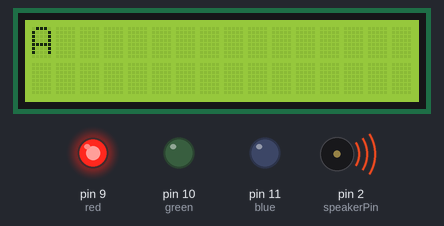
A sketch run on a simulated Arduino Uno, built with avr-gcc and run on an emulated ATmega328P. Shown: 16×2 character LCD, output pins drawn as LEDs (lit = HIGH), buzzer (waves = sounding).

Above: at 0.14 s.
At 1.35 s:
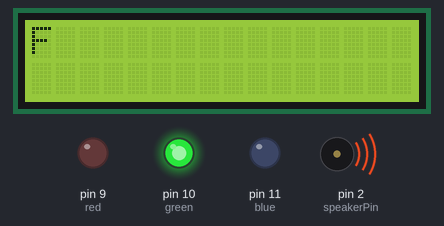
At 2.53 s:
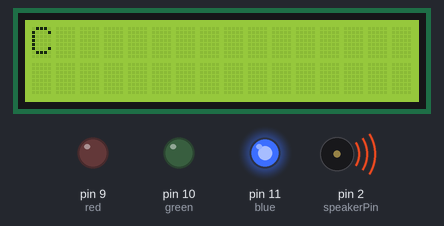
At 5.44 s:
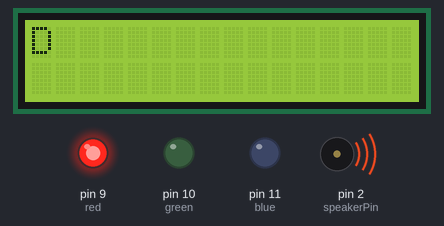
At 7.67 s:
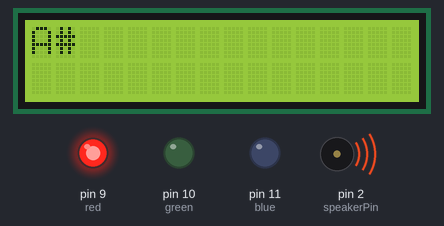
At 11.3 s:
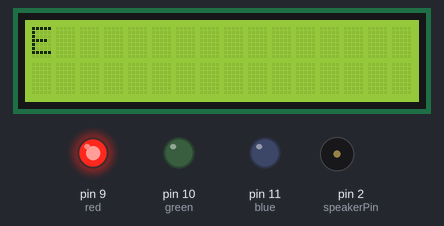
Timing chart, 0 to 40.0 s (numbered marks = the images above):
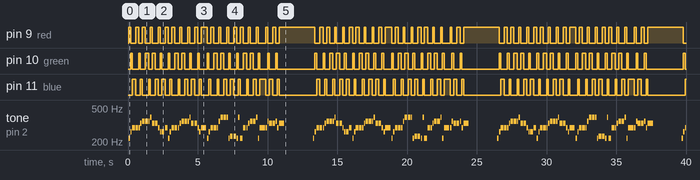

Measured:
- by itself, pin 9 (red), pin 10 (green), pin 11 (blue): moves between LOW and HIGH, repeating every 13.2 s
- by itself, tone on pin 2 (speakerPin): plays 220 Hz for 0.09 s, 262 Hz for 0.09 s, 294 Hz for 0.19 s, 294 Hz for 0.19 s, 294 Hz for 0.09 s, 330 Hz for 0.09 s … (186 notes in this stretch)
- what the display in image 3 shows lasts 0.4 s, from 5.3 s to 5.7 s

The sketch:

Pirates_of_the_Carribean_Song.ino
```cpp
#include <LiquidCrystal.h> //screen setup
LiquidCrystal lcd(8, 7, 6, 5, 4, 3); //screen ports

const int speakerPin = 2;
const int tempo = 240; //bpm, roughly, may change or may have multiple,

const int red = 9; //red port
const int green = 10; //green port
const int blue = 11; //blue port

String stringSongNotes[] = {"A", "C", "D", "D", "D", "E", "F", "F",
                            "F", "G", "E", "E", "D", "C", "C", "D",
                            "A", "C", "D", "D", "D", "E", "F", "F",
                            "F", "G", "E", "E", "D", "C", "D",
                            "A", "C", "D", "D", "D", "F", "G", "G",
                            "G", "A", "A#", "A#", "A", "G", "A", "D",
                            "D", "E", "F", "F", "G", "A", "D",
                            "D", "F", "E", "E", "F", "D", "E"};

int beats[] = {16, 16, 8, 8, 16, 16, 8, 8, //beats and tempo correlate, beats determine length of time a not plays, if you want a decimal it can't be an integer
               16, 16, 8, 8, 16, 16, 8, 8,
               16, 16, 8, 8, 16, 16, 8, 8,
               16, 16, 8, 8, 16, 16, 4,
               16, 16, 8, 8, 16, 16, 8, 8,
               16, 16, 8, 8, 16, 16, 8, 8,
               16, 16, 8, 8, 16, 16, 4,
               16, 16, 8, 8, 16, 16, 4,};

String lyrics[] = {"A", "C", "D", "D", "D", "E", "F", "F",
                            "F", "G", "E", "E", "D", "C", "C", "D",
                            "A", "C", "D", "D", "D", "E", "F", "F",
                            "F", "G", "E", "E", "D", "C", "D",
                            "A", "C", "D", "D", "D", "F", "G", "G",
                            "G", "A", "A#", "A#", "A", "G", "A", "D",
                            "D", "E", "F", "F", "G", "A", "D",
                            "D", "F", "E", "E", "F", "D", "E"};


int colors [] = {9, 10, 11, 9, 10, 11, 9, 10,
                11, 9, 10, 11, 9, 10, 11, 9,
                10, 11, 9, 10, 11, 9, 10, 11,
                9, 10, 11, 9, 10, 11, 9,
                10, 11, 9, 10, 11, 9, 10, 11,
                9, 10, 11, 9, 10, 11, 9, 10,
                11, 9, 10, 11, 9, 10, 11,
                9, 10, 11, 9, 10, 11, 9};

void setup() {
Serial.begin(9600);
lcd.begin(16,2);
pinMode(speakerPin, OUTPUT);
pinMode(red, OUTPUT);
pinMode(green, OUTPUT);
pinMode(blue, OUTPUT);
}

void loop() {
 for(int i = 0; i < 61; i++ ){ //songnotes is length of notes given, maybe change to i > 35 notes for example, number of notes, everytime we wrk through the for loop, i changes
   int duration = 1500/beats[i]; //cannot int if using float values for your beat

   int frequency = getFrequency(stringSongNotes[i]);
   int color = colors[i];
   digitalWrite(red, LOW);
   digitalWrite(blue, LOW);
   digitalWrite(green, LOW);
   digitalWrite(color, HIGH);

   if(frequency > 0){
     tone(speakerPin, frequency, duration);

   }

    lcd.clear();
    lcd.setCursor(0,0);
    lcd.print(lyrics[i]);
    delay(20);
     delay(duration * 1.1);
     noTone(speakerPin);


  }
 delay(2000);
}

int getFrequency(String note){
  if (note == "A") return 220;
  if (note == "A#") return 233;
  if (note == "B") return 247;
  if (note == "C") return 262;
  if (note == "D") return 294;
  if (note == "E") return 330;
  if (note == "F") return 349;
  if (note == "G") return 392;
  if (note == "h") return 440; //works
  if (note == "i") return 466;
  if (note == "j") return 494; //works
  if (note == "k") return 523;
  if (note == "l") return 587; //works (fix value)
  if (note == "m") return 659; //works
  if (note == "n") return 784; //works
  if (note == "o") return 698; //works
  return 0; //must have a return statement, once it returns any value, the function's call ends, function can only return one time
}
//defining a function that returns an integer, non-void function, with char note as a parameter (input that our function accepts)
```
